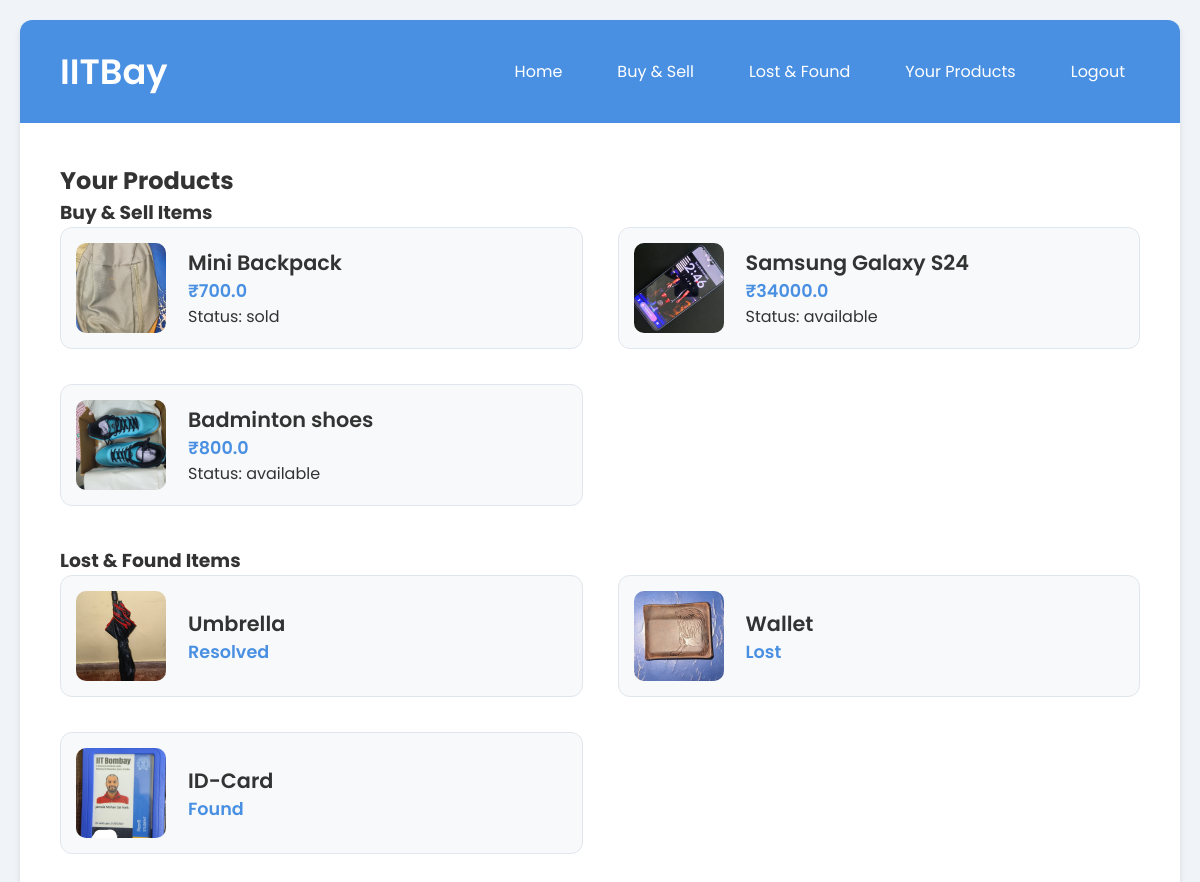
Screenshot of /your-products (signed in) with the database file from the repository.
### tables this page shows
CREATE TABLE buy_sell_items (
                id INTEGER PRIMARY KEY AUTOINCREMENT,
                name TEXT NOT NULL,
                description TEXT,
                price REAL NOT NULL,
                image TEXT,
                seller_name TEXT,
                roll_number TEXT,
                contact TEXT,
                email TEXT,
                pickup_place TEXT,
                created_at TEXT,
                status TEXT NOT NULL DEFAULT 'available',
                user_id INTEGER
            );

CREATE TABLE lost_found_items (
                id INTEGER PRIMARY KEY AUTOINCREMENT,
                item TEXT NOT NULL,
                description TEXT,
                image TEXT,
                contact TEXT,
                status TEXT NOT NULL,
                user_id INTEGER
            );

### app.py (the view)
@app.route('/your-products')
def your_products():
    if 'user_id' not in session:
        return redirect(url_for('login'))
    db = get_db()
    buy_sell_items = db.execute(
        "SELECT * FROM buy_sell_items WHERE user_id = ? ORDER BY id DESC",
        (session['user_id'],)
    ).fetchall()
    lost_found_items = db.execute(
        "SELECT * FROM lost_found_items WHERE user_id = ? ORDER BY id DESC",
        (session['user_id'],)
    ).fetchall()
    return render_template(
        'your_products.html',
        buy_sell_items=buy_sell_items,
        lost_found_items=lost_found_items
    )

### app.py (called while the page is built)
def get_db():
    db = getattr(g, '_database', None)
    if db is None:
        db = g._database = sqlite3.connect(DATABASE)
        db.row_factory = sqlite3.Row
    return db

@app.teardown_appcontext
def close_connection(exception):
    db = getattr(g, '_database', None)
    if db is not None:
        db.close()

### templates/your_products.html
{% extends "base.html" %}
{% block content %}
<h2>Your Products</h2>
<h3 class="section-title">Buy & Sell Items</h3>
<div class="product-grid">
    {% if buy_sell_items %}
        {% for item in buy_sell_items %}
            <a href="{{ url_for('product_detail', item_id=item.id) }}" class="product-card">
                {% if item.image %}
                    <img src="{{ url_for('static', filename='uploads/' ~ item.image) }}" class="product-image">
                {% else %}
                    <div class="product-image"
                         style="display:flex;align-items:center;justify-content:center;background:#e3f2fd;">Image</div>
                {% endif %}
                <div class="product-info">
                    <div class="product-name">{{ item.name }}</div>
                    <div class="product-price">₹{{ item.price }}</div>
                    <p>Status: {{ item.status }}</p>
                </div>
            </a>
        {% endfor %}
    {% else %}
        <p>You haven't posted any items for sale.</p>
    {% endif %}
</div>
<h3 class="section-title" style="margin-top:40px;">Lost & Found Items</h3>
<div class="product-grid">
    {% if lost_found_items %}
        {% for item in lost_found_items %}
            <a href="{{ url_for('lost_found_detail', item_id=item.id) }}" class="product-card">
                {% if item.image %}
                    <img src="{{ url_for('static', filename='uploads/' ~ item.image) }}" class="product-image">
                {% else %}
                    <div class="product-image"
                         style="display:flex;align-items:center;justify-content:center;background:#e3f2fd;">Image</div>
                {% endif %}
                <div class="product-info">
                    <div class="product-name">{{ item.item }}</div>
                    <div class="product-price">{{ item.status | capitalize }}</div>
                </div>
            </a>
        {% endfor %}
    {% else %}
        <p>You haven't posted any lost or found items.</p>
    {% endif %}
</div>
{% endblock %}

### templates/base.html (shortened to what this page needs)
<!DOCTYPE html>
<html lang="en">
<head>
    <link rel="stylesheet" href="{{ url_for('static', filename='style.css') }}">
</head>
<body>
    <div class="container">
        <header>
            <h1><a href="{{ url_for('home') }}">IITBay</a></h1>
            <nav>
                <a href="{{ url_for('home') }}">Home</a>
                <a href="{{ url_for('buy_sell') }}">Buy & Sell</a>
                <a href="{{ url_for('lost_found') }}">Lost & Found</a>
                {% if 'user_id' in session %}
                <a href="{{ url_for('your_products') }}">Your Products</a>
                {% endif %}
                {% if 'username' in session %}
                <a href="{{ url_for('logout') }}">Logout</a>
                {% else %}
                <a href="{{ url_for('login') }}">Login</a>
                {% endif %}
            </nav>
        </header>
        <main>
            {% block content %}{% endblock %}
        </main>
    </div>
</body>
</html>

### static/style.css (style rules this page uses)
* { margin: 0; padding: 0; box-sizing: border-box; }
body { font-family: 'Poppins', sans-serif; background-color: #f0f4f8; min-height: 100vh; padding: 20px; color: #333; }
.container { max-width: 1200px; margin: 0 auto; background: white; border-radius: 12px; box-shadow: 0 4px 6px rgba(0,0,0,0.1); overflow: hidden; }
header { background: #4a90e2; padding: 25px 40px; color: white; display: flex; justify-content: space-between; align-items: center; }
header h1 a { color: white; text-decoration: none; font-size: 2.2rem; font-weight: 600; }
nav { display: flex; gap: 25px; }
nav a { color: white; text-decoration: none; font-weight: 400; font-size: 1rem; padding: 8px 15px; border-radius: 6px; transition: 0.3s; }
main { padding: 40px; min-height: 400px; }
.product-grid { display: grid; grid-template-columns: repeat(auto-fill, minmax(350px, 1fr)); gap: 35px; margin-bottom: 40px; }
.product-card { display: flex; align-items: center; background: #f8f9fa; border: 1px solid #e0e6ed; border-radius: 12px; padding: 15px; color: inherit; text-decoration: none; transition: 0.3s; }
.product-image { width: 90px; height: 90px; border-radius: 10px; object-fit: cover; margin-right: 22px; }
.product-info { display: flex; flex-direction: column; }
.product-name { font-size: 1.3rem; font-weight: 600; }
.product-price { font-size: 1.1rem; font-weight: 600; color: #4a90e2; }

### rows the page displays
buy_sell_items: image (picture), name "Mini Backpack", price "700.0", status "sold"
buy_sell_items: image (picture), name "Samsung Galaxy S24", price "34000.0", status "available"
buy_sell_items: image (picture), name "Badminton shoes", price "800.0", status "available"
lost_found_items: image (picture), item "Umbrella", status "Resolved"
lost_found_items: image (picture), item "Wallet", status "Lost"
lost_found_items: image (picture), item "ID-Card", status "Found"
